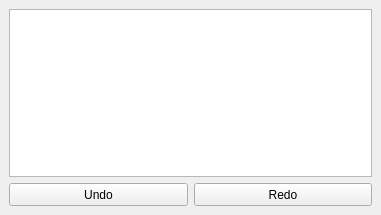
  <widget class="QDockWidget" name="dockWidget_History" >
   <property name="geometry" >
    <rect>
     <x>0</x>
     <y>562</y>
     <width>381</width>
     <height>215</height>
    </rect>
   </property>
   <property name="sizePolicy" >
    <sizepolicy vsizetype="Preferred" hsizetype="Expanding" >
     <horstretch>0</horstretch>
     <verstretch>0</verstretch>
    </sizepolicy>
   </property>
   <property name="minimumSize" >
    <size>
     <width>174</width>
     <height>0</height>
    </size>
   </property>
   <property name="windowTitle" >
    <string>History</string>
   </property>
   <attribute name="dockWidgetArea" >
    <number>1</number>
   </attribute>
   <widget class="QWidget" name="dockWidgetContents_2" >
    <property name="geometry" >
     <rect>
      <x>0</x>
      <y>22</y>
      <width>381</width>
      <height>193</height>
     </rect>
    </property>
    <layout class="QGridLayout" name="gridLayout_2" >
     <item row="0" column="0" colspan="2" >
      <widget class="QListWidget" name="listWidget" />
     </item>
     <item row="1" column="0" >
      <widget class="QPushButton" name="pushButton_Undo" >
       <property name="minimumSize" >
        <size>
         <width>0</width>
         <height>23</height>
        </size>
       </property>
       <property name="text" >
        <string>Undo</string>
       </property>
      </widget>
     </item>
     <item row="1" column="1" >
      <widget class="QPushButton" name="pushButton_Redo" >
       <property name="minimumSize" >
        <size>
         <width>0</width>
         <height>23</height>
        </size>
       </property>
       <property name="text" >
        <string>Redo</string>
       </property>
      </widget>
     </item>
    </layout>
   </widget>
  </widget>
